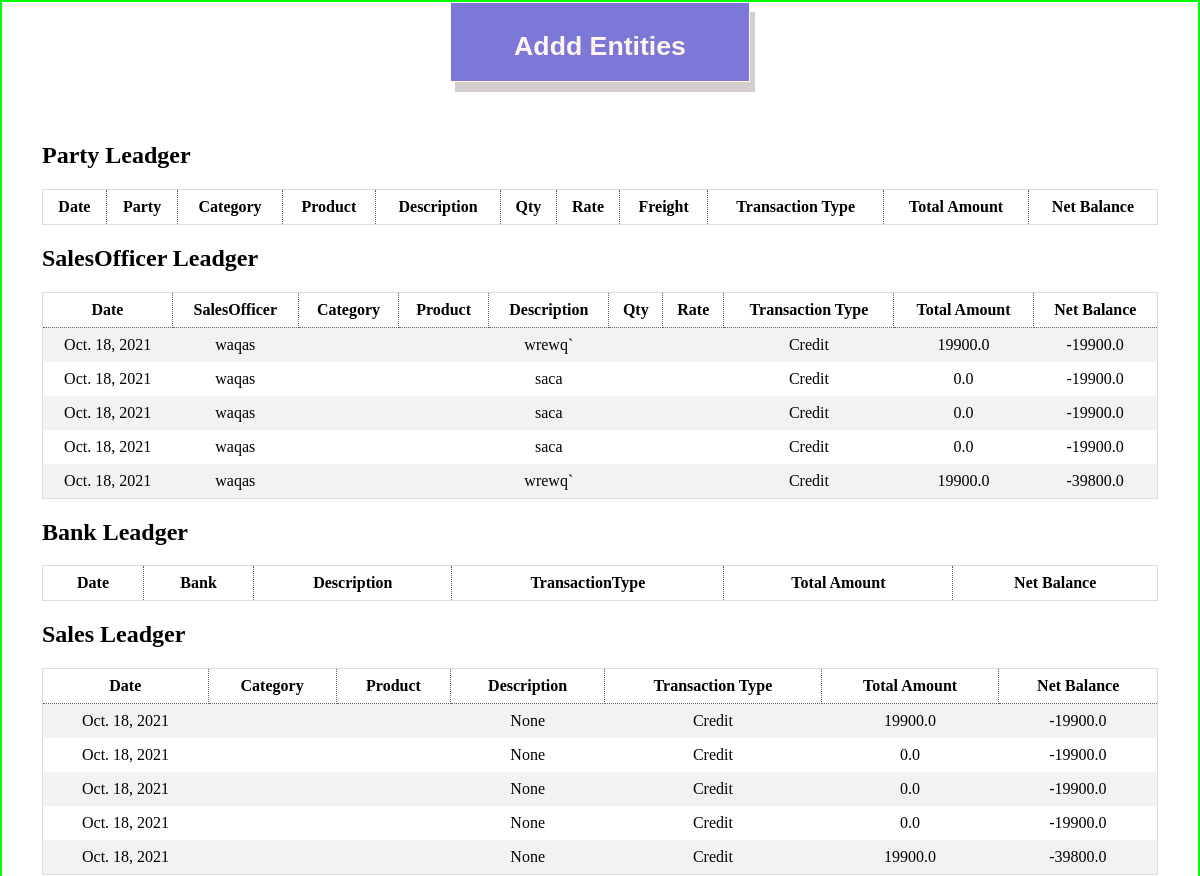
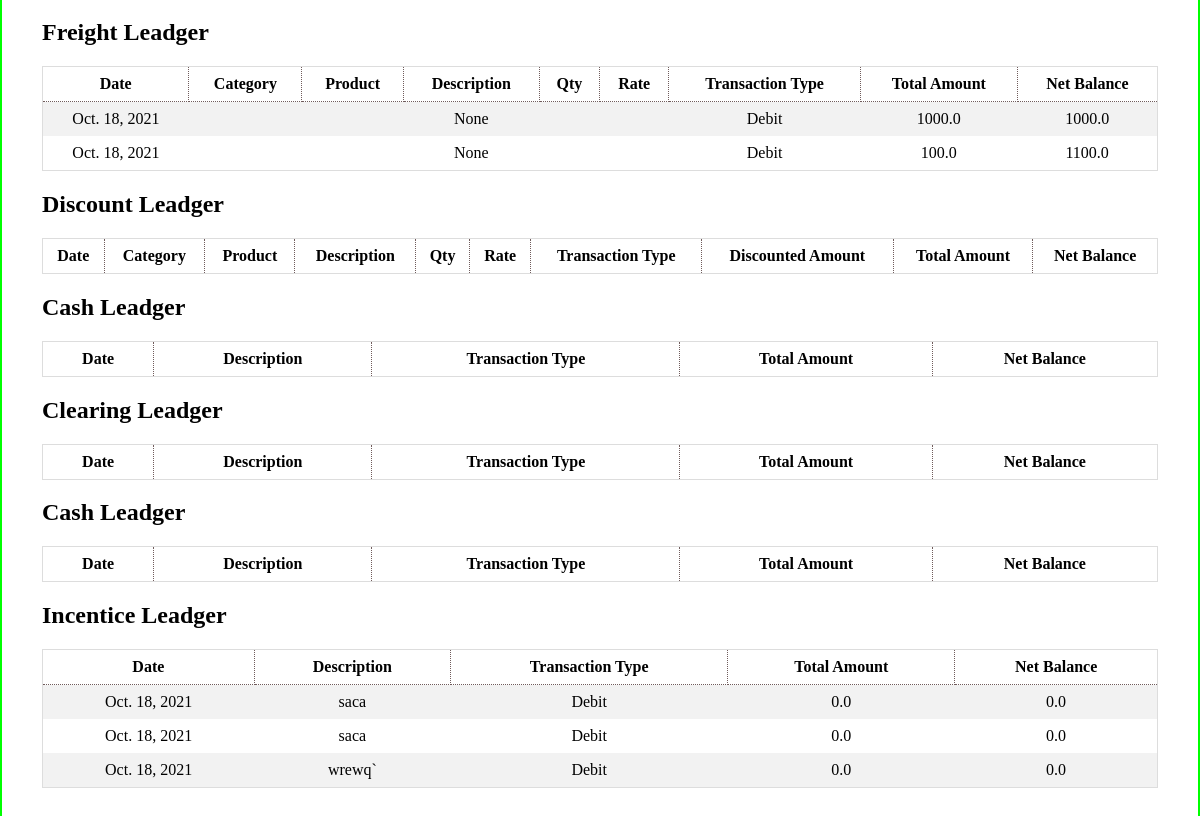
/apis/test, run on an earlier commit of the app's database (2 pictures, top to bottom).
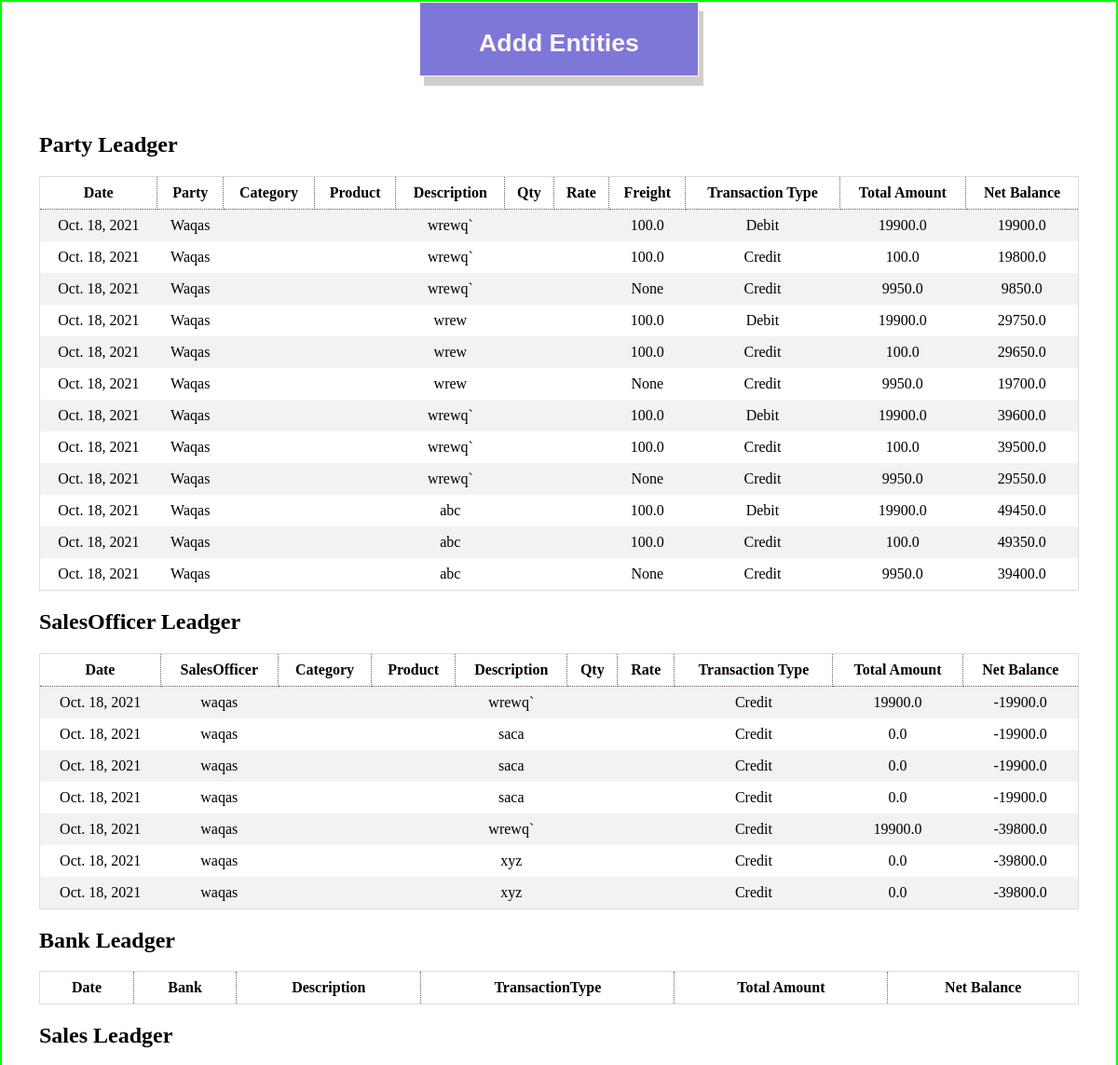
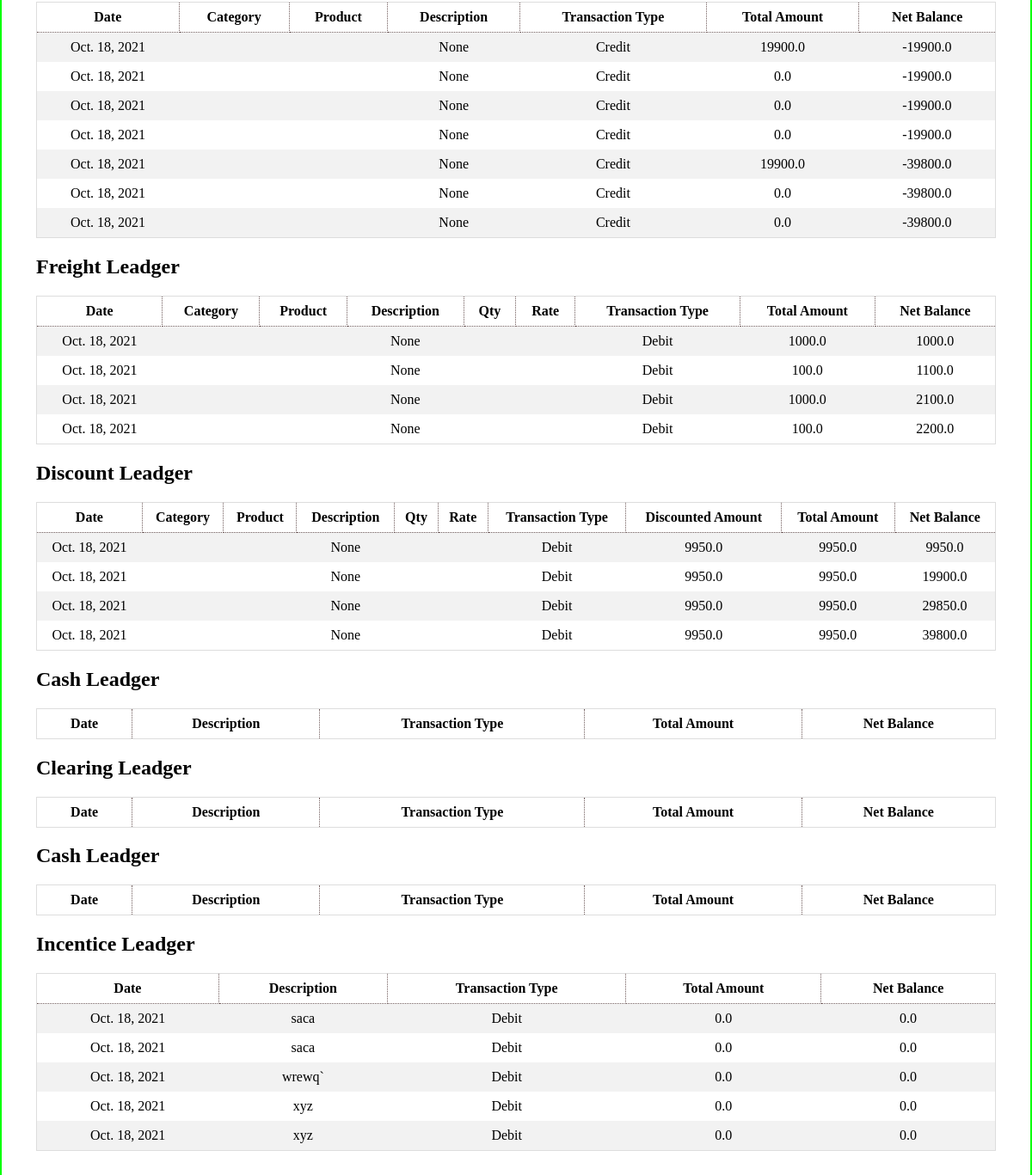
And on a later commit of the database (2 pictures, top to bottom).
### app/models.py (models this page shows, shortened)
class Ledger(models.Model):
    date = models.DateField(default=timezone.now, blank=True)
    description = models.CharField(max_length=50, null=True)
    transaction_type = models.CharField(max_length=50, choices=(
        ('Debit', 'Debit'), ('Credit', 'Credit')))
    total_amount = models.FloatField(null=True)
    net_balance = models.FloatField(blank=True, default=0.0)

class SalesOfficerLedger(Ledger):
    sales_officer = models.ForeignKey(SalesOfficer, on_delete=models.CASCADE)
    party_order = models.IntegerField(null=True,blank=True)

class Ledger(models.Model):
    date = models.DateField(default=timezone.now, blank=True)
    description = models.CharField(max_length=50, null=True)
    transaction_type = models.CharField(max_length=50, choices=(
        ('Debit', 'Debit'), ('Credit', 'Credit')))
    total_amount = models.FloatField(null=True)
    net_balance = models.FloatField(blank=True, default=0.0)

class SalesOfficer(models.Model):
    name = models.CharField(max_length=200,unique=True)
    commission = models.FloatField(default=0.0)
    contact = models.CharField(max_length=13)
    opening_Balance = models.FloatField()
    current_Balance = models.FloatField(blank=True, null=True)
    user = models.OneToOneField(User,on_delete=models.CASCADE)
    date = models.DateField(default=timezone.now, blank=True)
    def __str__(self):
        return self.name

class SalesLedger(Ledger):
    sales_person = models.ForeignKey(SalesPerson,on_delete=models.CASCADE)

class FreightLedger(Ledger):
    freight_person = models.ForeignKey(FreightPerson,on_delete=models.CASCADE)
    freight = models.FloatField()

class IncentiveLedger(Ledger):
    incentive_person = models.ForeignKey(IncentivePerson,on_delete=models.CASCADE)

class PartyLedger(Ledger):
    party = models.ForeignKey(Party,on_delete=models.CASCADE)
    sales_officer = models.ForeignKey(SalesOfficer, on_delete=models.CASCADE)
    freight = models.FloatField(blank=True,null=True)

class Party(models.Model):
    ref_id = models.IntegerField(blank=True,null=True)
    name = models.CharField(max_length=30, unique=True)
    email = models.EmailField(max_length=30, unique=True)
    area = models.CharField(max_length=300)
    zone = models.CharField(max_length=300)
    region = models.CharField(max_length=300)
    contact = models.CharField(max_length=13)
    discount = models.ForeignKey(DiscountCategory,on_delete=models.CASCADE)
    sale_officer = models.ForeignKey(SalesOfficer,on_delete=models.CASCADE)
    category = models.ForeignKey(Category,on_delete=models.SET_NULL,null=True)
    creditLimit = models.FloatField()
    salesTarget = models.FloatField()
    opening_Balance = models.FloatField()
    current_Balance = models.FloatField(blank=True, null=True)
    SCI = models.FileField(null=True,blank=True,upload_to='Security Check Images')
    TOR = models.FileField(null=True,blank=True,upload_to='Terms of Recoreds')
    date = models.DateField(default=timezone.now, blank=True)
    def __str__(self):
        return self.name

class DiscountLedger(Ledger):
    discount_person = models.ForeignKey(DiscountPerson,on_delete=models.CASCADE)
    discounted_amount = models.FloatField()

### app/views.py (the view)
# urls.py: path('test',views.Test),
def Test(request):
    party = m.PartyLedger.objects.all()
    salesofficer = m.SalesOfficerLedger.objects.all()
    sales = m.SalesLedger.objects.all()
    bank = m.BankLedger.objects.all()
    freight = m.FreightLedger.objects.all()
    discount = m.DiscountLedger.objects.all()
    cleariing = m.ClearingLedger.objects.all()
    cash = m.CashLedger.objects.all()
    incentive = m.IncentiveLedger.objects.all()
    response_dict = {'Party':party,'SalesOfficer':salesofficer,'Sales':sales,'Bank':bank,'Freight':freight
                    ,'Discount':discount,'Cash':cash,'Clearing':cleariing,'Incentive':incentive }
    return render(request,'test.html',response_dict)

### app/templates/test.html (shortened to what the changed rows need)
<!DOCTYPE html>
<html>
<head>
</head>
<body>
    <div style="width: 100wh;text-align: center;">
        <div>
            <button class='addBtn' onclick="Add()" id='btn'>
                <h1>Addd Entities</h1>
            </button>
        </div>
    </div>
    <div class="container">
        <h2>Party Leadger</h2>
        <div style="overflow-x:auto;">
            <table>
                <tr>
                    <th>Date</th>
                    <th>Party</th>
                    <th>Category</th>
                    <th>Product</th>
                    <th>Description</th>
                    <th>Qty</th>
                    <th>Rate</th>
                    <th>Freight</th>
                    <th>Transaction Type</th>
                    <th>Total Amount</th>
                    <th>Net Balance</th>
                </tr>
                {% for r in Party %}
                <tr>
                    <td>{{r.date}}</td>
                    <td>{{r.party}}</td>
                    <td>{{r.category}}</td>
                    <td>{{r.product}}</td>
                    <td>{{r.description}}</td>
                    <td>{{r.qty}}</td>
                    <td>{{r.rate}}</td>
                    <td>{{r.freight}}</td>
                    <td>{{r.transaction_type}}</td>
                    <td>{{r.total_amount}}</td>
                    <td>{{r.net_balance}}</td>
                </tr>
                {% endfor %}
            </table>
        </div>
        <h2>SalesOfficer Leadger</h2>
        <div style="overflow-x:auto;">
            <table>
                <tr>
                    <th>Date</th>
                    <th>SalesOfficer</th>
                    <th>Category</th>
                    <th>Product</th>
                    <th>Description</th>
                    <th>Qty</th>
                    <th>Rate</th>
                    <th>Transaction Type</th>
                    <th>Total Amount</th>
                    <th>Net Balance</th>
                </tr>
                {% for r in SalesOfficer %}
                <tr>
                    <td>{{r.date}}</td>
                    <td>{{r.sales_officer}}</td>
                    <td>{{r.category}}</td>
                    <td>{{r.product}}</td>
                    <td>{{r.description}}</td>
                    <td>{{r.qty}}</td>
                    <td>{{r.rate}}</td>
                    <td>{{r.transaction_type}}</td>
                    <td>{{r.total_amount}}</td>
                    <td>{{r.net_balance}}</td>
                </tr>
                {% endfor %}
            </table>
        </div>
        <h2>Bank Leadger</h2>
        <div style="overflow-x:auto;">
            <table>
                <tr>
                    <th>Date</th>
                    <th>Bank</th>
                    <th>Description</th>
                    <th>TransactionType</th>
                    <th>Total Amount</th>
                    <th>Net Balance</th>
                </tr>
            </table>
        </div>
        <h2>Sales Leadger</h2>
        <div style="overflow-x:auto;">
            <table>
                <tr>
                    <th>Date</th>
                    <th>Category</th>
                    <th>Product</th>
                    <th>Description</th>
                    <th>Transaction Type</th>
                    <th>Total Amount</th>
                    <th>Net Balance</th>
                </tr>
                {% for r in Sales %}
                <tr>
                    <td>{{r.date}}</td>
                    <td>{{r.category}}</td>
                    <td>{{r.product}}</td>
                    <td>{{r.description}}</td>
                    <td>{{r.transaction_type}}</td>
                    <td>{{r.total_amount}}</td>
                    <td>{{r.net_balance}}</td>
                </tr>
                {% endfor %}
            </table>
        </div>
        <h2>Freight Leadger</h2>
        <div style="overflow-x:auto;">
            <table>
                <tr>
                    <th>Date</th>
                    <th>Category</th>
                    <th>Product</th>
                    <th>Description</th>
                    <th>Qty</th>
                    <th>Rate</th>
                    <th>Transaction Type</th>
                    <th>Total Amount</th>
                    <th>Net Balance</th>
                </tr>
                {% for r in Freight %}
                <tr>
                    <td>{{r.date}}</td>
                    <td>{{r.category}}</td>
                    <td>{{r.product}}</td>
                    <td>{{r.description}}</td>
                    <td>{{r.qty}}</td>
                    <td>{{r.rate}}</td>
                    <td>{{r.transaction_type}}</td>
                    <td>{{r.total_amount}}</td>
                    <td>{{r.net_balance}}</td>
                </tr>
                {% endfor %}
            </table>
        </div>
        <h2>Discount Leadger</h2>
        <div style="overflow-x:auto;">
            <table>
                <tr>
                    <th>Date</th>
                    <th>Category</th>
                    <th>Product</th>
                    <th>Description</th>
                    <th>Qty</th>
                    <th>Rate</th>
                    <th>Transaction Type</th>
                    <th>Discounted Amount</th>
                    <th>Total Amount</th>
                    <th>Net Balance</th>
                </tr>
                {% for r in Discount %}
                <tr>
                    <td>{{r.date}}</td>
                    <td>{{r.category}}</td>
                    <td>{{r.product}}</td>
                    <td>{{r.description}}</td>
                    <td>{{r.qty}}</td>
                    <td>{{r.rate}}</td>
                    <td>{{r.transaction_type}}</td>
                    <td>{{r.discounted_amount}}</td>
                    <td>{{r.total_amount}}</td>
                    <td>{{r.net_balance}}</td>
                </tr>
                {% endfor %}
            </table>
        </div>
        <h2>Cash Leadger</h2>
        <div style="overflow-x:auto;">
            <table>
                <tr>
                    <th>Date</th>
                    <th>Description</th>
                    <th>Transaction Type</th>
                    <th>Total Amount</th>
                    <th>Net Balance</th>
                </tr>
            </table>
        </div>
        <h2>Clearing Leadger</h2>
        <div style="overflow-x:auto;">
            <table>
                <tr>
                    <th>Date</th>
                    <th>Description</th>
                    <th>Transaction Type</th>
                    <th>Total Amount</th>
                    <th>Net Balance</th>
                </tr>
            </table>
        </div>
        <h2>Cash Leadger</h2>
        <div style="overflow-x:auto;">
            <table>
                <tr>
                    <th>Date</th>
                    <th>Description</th>
                    <th>Transaction Type</th>
                    <th>Total Amount</th>
                    <th>Net Balance</th>
                </tr>
            </table>
        </div>
        <h2>Incentice Leadger</h2>
        <div style="overflow-x:auto;">
            <table>
                <tr>
                    <th>Date</th>
                    <th>Description</th>
                    <th>Transaction Type</th>
                    <th>Total Amount</th>
                    <th>Net Balance</th>
                </tr>
                {% for r in Incentive %}
                <tr>
                    <td>{{r.date}}</td>
                    <td>{{r.description}}</td>
                    <td>{{r.transaction_type}}</td>
                    <td>{{r.total_amount}}</td>
                    <td>{{r.net_balance}}</td>
                </tr>
                {% endfor %}
            </table>
        </div>
    </div>
</body>
</html>

What changed in the data, as far as the page shows it:
added PartyLedger: date "Oct. 18, 2021", party "Waqas", description "wrewq`", freight "100.0", transaction_type "Debit", total_amount "19900.0", net_balance "19900.0"
added PartyLedger: date "Oct. 18, 2021", party "Waqas", description "wrewq`", freight "100.0", transaction_type "Credit", total_amount "100.0", net_balance "19800.0"
added PartyLedger: date "Oct. 18, 2021", party "Waqas", description "wrewq`", freight "None", transaction_type "Credit", total_amount "9950.0", net_balance "9850.0"
added PartyLedger: date "Oct. 18, 2021", party "Waqas", description "wrew", freight "100.0", transaction_type "Debit", total_amount "19900.0", net_balance "29750.0"
added PartyLedger: date "Oct. 18, 2021", party "Waqas", description "wrew", freight "100.0", transaction_type "Credit", total_amount "100.0", net_balance "29650.0"
added PartyLedger: date "Oct. 18, 2021", party "Waqas", description "wrew", freight "None", transaction_type "Credit", total_amount "9950.0", net_balance "19700.0"
added PartyLedger: date "Oct. 18, 2021", party "Waqas", description "wrewq`", freight "100.0", transaction_type "Debit", total_amount "19900.0", net_balance "39600.0"
added PartyLedger: date "Oct. 18, 2021", party "Waqas", description "wrewq`", freight "100.0", transaction_type "Credit", total_amount "100.0", net_balance "39500.0"
added PartyLedger: date "Oct. 18, 2021", party "Waqas", description "wrewq`", freight "None", transaction_type "Credit", total_amount "9950.0", net_balance "29550.0"
added PartyLedger: date "Oct. 18, 2021", party "Waqas", description "abc", freight "100.0", transaction_type "Debit", total_amount "19900.0", net_balance "49450.0"
added PartyLedger: date "Oct. 18, 2021", party "Waqas", description "abc", freight "100.0", transaction_type "Credit", total_amount "100.0", net_balance "49350.0"
added PartyLedger: date "Oct. 18, 2021", party "Waqas", description "abc", freight "None", transaction_type "Credit", total_amount "9950.0", net_balance "39400.0"
added SalesOfficerLedger: date "Oct. 18, 2021", sales_officer "waqas", description "xyz", transaction_type "Credit", total_amount "0.0", net_balance "-39800.0"
added SalesOfficerLedger: date "Oct. 18, 2021", sales_officer "waqas", description "xyz", transaction_type "Credit", total_amount "0.0", net_balance "-39800.0"
added SalesLedger: date "Oct. 18, 2021", description "None", transaction_type "Credit", total_amount "0.0", net_balance "-39800.0"
added SalesLedger: date "Oct. 18, 2021", description "None", transaction_type "Credit", total_amount "0.0", net_balance "-39800.0"
added FreightLedger: date "Oct. 18, 2021", description "None", transaction_type "Debit", total_amount "1000.0", net_balance "2100.0"
added FreightLedger: date "Oct. 18, 2021", description "None", transaction_type "Debit", total_amount "100.0", net_balance "2200.0"
added DiscountLedger: date "Oct. 18, 2021", description "None", transaction_type "Debit", discounted_amount "9950.0", total_amount "9950.0", net_balance "9950.0"
added DiscountLedger: date "Oct. 18, 2021", description "None", transaction_type "Debit", discounted_amount "9950.0", total_amount "9950.0", net_balance "19900.0"
added DiscountLedger: date "Oct. 18, 2021", description "None", transaction_type "Debit", discounted_amount "9950.0", total_amount "9950.0", net_balance "29850.0"
added DiscountLedger: date "Oct. 18, 2021", description "None", transaction_type "Debit", discounted_amount "9950.0", total_amount "9950.0", net_balance "39800.0"
added IncentiveLedger: date "Oct. 18, 2021", description "xyz", transaction_type "Debit", total_amount "0.0", net_balance "0.0"
added IncentiveLedger: date "Oct. 18, 2021", description "xyz", transaction_type "Debit", total_amount "0.0", net_balance "0.0"
